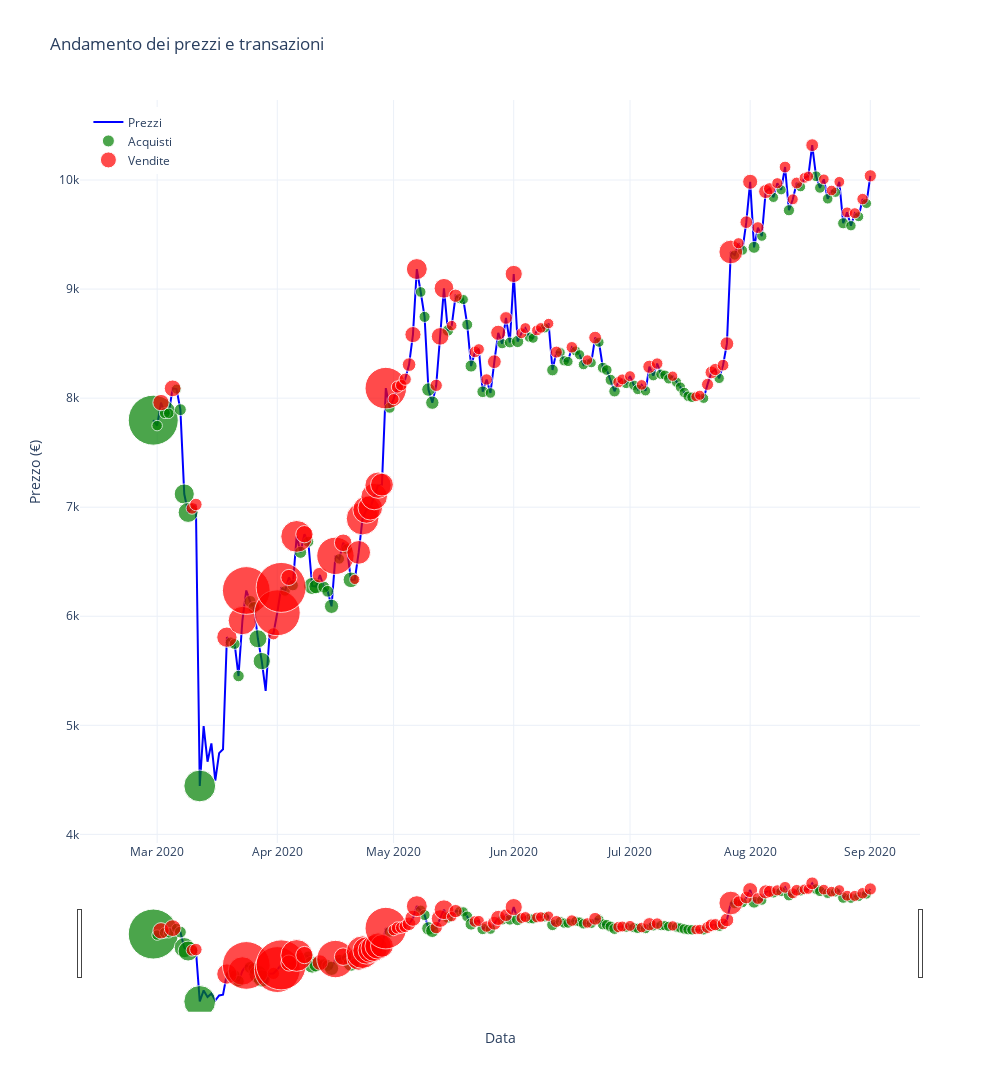

The cell this chart's notebook holds for it:
### Code cell
# Filtraggio delle transazioni per Acquisti e Vendite
acquisti = df_transazioni[df_transazioni['azione'] == 'Acquisto']
vendite = df_transazioni[df_transazioni['azione'] == 'Vendita']

# Calcolo delle dimensioni dei punti in base alla liquidità transatta in ogni operazione
max_acquisto = acquisti['liquidita_transazione'].abs().max()
max_vendita = vendite['liquidita_transazione'].abs().max()

def calcola_dimensione(quantita, max_quantita, min_size=10, max_size=50):
    return min_size + (max_size - min_size) * (quantita / max_quantita) if pd.notna(quantita) and max_quantita != 0 else None

# Dimensioni dei punti per acquisti e vendite
dimensioni_acquisti = acquisti['liquidita_transazione'].abs().apply(lambda x: calcola_dimensione(x, max_acquisto))
dimensioni_vendite = vendite['liquidita_transazione'].abs().apply(lambda x: calcola_dimensione(x, max_vendita))

# Funzione per formattare i valori
def safe_format(value, precision=2):
    return f"{value:.{precision}f}" if pd.notna(value) else "None"

# Creazione del grafico dei prezzi con le transazioni
fig = go.Figure()

# Linea dell'andamento dei prezzi
fig.add_trace(go.Scatter(
    x=df_transazioni['timestamp'], 
    y=df_transazioni['prezzo'],
    mode='lines',
    name='Prezzi',
    line=dict(color='blue', width=2),
    text=[
        f"Timestamp: {data}<br>Prezzo: {safe_format(p)} €<br>Fattore di variazione: {fv or 'None'}<br>Fattore di variazione cumulativa: {fvc or 'None'}<br>Obiettivo: {safe_format(obj)} €<br>Valore totale portafoglio: {safe_format(val)} €"
        for data, p, fv, fvc, obj, val in zip(
            df_transazioni['timestamp'], 
            df_transazioni['prezzo'], 
            df_transazioni['fattore_di_variazione'], 
            df_transazioni['fattore_di_variazione_cumulativa'], 
            df_transazioni['obiettivo'], 
            df_transazioni['valore_totale_portafoglio']
        )
    ],
    hoverinfo='text'
))

# Scatter plot per gli acquisti
if len(acquisti) > 0:
    fig.add_trace(go.Scatter(
        x=acquisti['timestamp'], 
        y=acquisti['prezzo'],
        mode='markers', 
        name='Acquisti',
        marker=dict(color='green', size=dimensioni_acquisti, opacity=0.7),
        text=[
            f"Timestamp: {data}<br>Prezzo: {safe_format(p)} €<br>Liquidità spesa: {safe_format(euro)} €<br>Bitcoin acquistati: {btc or 'None'}"
            for data, p, euro, btc in zip(
                acquisti['timestamp'], 
                acquisti['prezzo'], 
                acquisti['liquidita_transazione'], 
                acquisti['bitcoin_transazione']
            )
        ],
        hoverinfo='text'
    ))

# Scatter plot per le vendite
if len(vendite) > 0:
    fig.add_trace(go.Scatter(
        x=vendite['timestamp'], 
        y=vendite['prezzo'],
        mode='markers', 
        name='Vendite',
        marker=dict(color='red', size=dimensioni_vendite, opacity=0.7),
        text=[
            f"Timestamp: {data}<br>Prezzo: {safe_format(p)} €<br>Liquidità guadagnata: {safe_format(euro)} €<br>Bitcoin venduti: {btc or 'None'}"
            for data, p, euro, btc in zip(
                vendite['timestamp'], 
                vendite['prezzo'], 
                vendite['liquidita_transazione'], 
                vendite['bitcoin_transazione']
            )
        ],
        hoverinfo='text'
    ))

# Configurazione del layout con range slider sull'asse X
fig.update_layout(
    title='Andamento dei prezzi e transazioni',
    xaxis_title='Data',
    yaxis_title='Prezzo (€)',
    hovermode='closest',
    template='plotly_white',
    legend=dict(yanchor="top", y=0.99, xanchor="left", x=0.01),
    width=1000,
    height=7 / 10 * 1600,
    
    # Aggiunta del range slider
    xaxis=dict(
        rangeslider=dict(visible=True),  # Abilita il range slider
        type="date"  # Imposta l'asse x come asse temporale
    )
)

# Mostra il grafico
fig.show()

### Figure 1 — Plotly figure (JSON) as saved in the notebook; plotly's stock layout.template omitted (floating-point values rounded to 4 significant figures; data arrays with more than 128 entries replaced by an {"elided": "..."} marker saying what was removed)
{"data": [{"hoverinfo": "text", "line": {"color": "blue", "width": 2}, "mode": "lines", "name": "Prezzi", "text": {"elided": "186 str values"}, "type": "scatter", "x": {"elided": "186 str values"}, "y": {"elided": "186 float values"}}, {"hoverinfo": "text", "marker": {"color": "green", "opacity": 0.7, "size": [50, 10.51, 10.97, 10.51, 10.07, 11.9, 20.16, 20.01, 31.84, 11.18, 10.93, 11.47, 11.94, 12.15, 18.01, 17.32, 10.55, 11.19, 12.18, 11.01, 17.05, 14.47, 12.0, 11.77, 14.24, 10.49, 10.98, 15.66, 10.93, 10.65, 11.11, 13.49, 13.37, 11.45, 10.1, 10.08, 10.93, 12.14, 11.7, 10.56, 10.39, 10.86, 12.27, 10.31, 10.2, 10.0, 11.69, 10.01, 10.31, 10.19, 10.14, 10.21, 10.52, 10.1, 10.17, 11.06, 10.7, 11.11, 11.49, 10.19, 10.41, 10.4, 10.27, 10.4, 10.47, 10.28, 10.43, 10.28, 10.38, 10.53, 10.59, 10.57, 10.16, 10.41, 10.11, 10.23, 11.98, 10.27, 10.24, 10.18, 11.19, 10.1, 10.79, 10.74, 10.54, 10.05, 11.17, 10.39, 10.1, 10.12]}, "mode": "markers", "name": "Acquisti", "text": ["Timestamp: 2020-02-29 00:00:00<br>Prezzo: 7798.03 €<br>Liquidità spesa: -500.00 €<br>Bitcoin acquistati: 0.06411879208461026", "Timestamp: 2020-03-01 00:00:00<br>Prezzo: 7748.16 €<br>Liquidità spesa: -6.44 €<br>Bitcoin acquistati: 0.0008305764670898092", "Timestamp: 2020-03-03 00:00:00<br>Prezzo: 7862.49 €<br>Liquidità spesa: -12.06 €<br>Bitcoin acquistati: 0.0015344001551281642", "Timestamp: 2020-03-04 00:00:00<br>Prezzo: 7861.06 €<br>Liquidità spesa: -6.37 €<br>Bitcoin acquistati: 0.000809825366124304", "Timestamp: 2020-03-06 00:00:00<br>Prezzo: 8082.74 €<br>Liquidità spesa: -0.85 €<br>Bitcoin acquistati: 0.00010512004581928562", "Timestamp: 2020-03-07 00:00:00<br>Prezzo: 7894.34 €<br>Liquidità spesa: -23.75 €<br>Bitcoin acquistati: 0.003007986268578281", "Timestamp: 2020-03-08 00:00:00<br>Prezzo: 7121.03 €<br>Liquidità spesa: -126.97 €<br>Bitcoin acquistati: 0.017830315764434126", "Timestamp: 2020-03-09 00:00:00<br>Prezzo: 6952.21 €<br>Liquidità spesa: -125.19 €<br>Bitcoin acquistati: 0.018006868335484285", "Timestamp: 2020-03-12 00:00:00<br>Prezzo: 4444.24 €<br>Liquidità spesa: -273.01 €<br>Bitcoin acquistati: 0.06143055809391909", "Timestamp: 2020-03-20 00:00:00<br>Prezzo: 5759.61 €<br>Liquidità spesa: -14.74 €<br>Bitcoin acquistati: 0.0025600494692488", "Timestamp: 2020-03-21 00:00:00<br>Prezzo: 5746.33 €<br>Liquidità spesa: -11.62 €<br>Bitcoin acquistati: 0.002021830972043036", "Timestamp: 2020-03-22 00:00:00<br>Prezzo: 5452.09 €<br>Liquidità spesa: -18.39 €<br>Bitcoin acquistati: 0.003373263548997431", "Timestamp: 2020-03-25 00:00:00<br>Prezzo: 6135.97 €<br>Liquidità spesa: -24.30 €<br>Bitcoin acquistati: 0.00396024469245638", "Timestamp: 2020-03-26 00:00:00<br>Prezzo: 6079.74 €<br>Liquidità spesa: -26.84 €<br>Bitcoin acquistati: 0.004414503603531747", "Timestamp: 2020-03-27 00:00:00<br>Prezzo: 5793.70 €<br>Liquidità spesa: -100.16 €<br>Bitcoin acquistati: 0.01728727544211504", "Timestamp: 2020-03-28 00:00:00<br>Prezzo: 5589.10 €<br>Liquidità spesa: -91.55 €<br>Bitcoin acquistati: 0.016380726120554908", "Timestamp: 2020-04-03 00:00:00<br>Prezzo: 6232.12 €<br>Liquidità spesa: -6.92 €<br>Bitcoin acquistati: 0.0011107883649397441", "Timestamp: 2020-04-05 00:00:00<br>Prezzo: 6284.36 €<br>Liquidità spesa: -14.88 €<br>Bitcoin acquistati: 0.002367932486692453", "Timestamp: 2020-04-07 00:00:00<br>Prezzo: 6586.58 €<br>Liquidità spesa: -27.21 €<br>Bitcoin acquistati: 0.004131657653852809", "Timestamp: 2020-04-09 00:00:00<br>Prezzo: 6683.56 €<br>Liquidità spesa: -12.65 €<br>Bitcoin acquistati: 0.0018920223011013853", "Timestamp: 2020-04-10 00:00:00<br>Prezzo: 6277.59 €<br>Liquidità spesa: -88.07 €<br>Bitcoin acquistati: 0.014029503737535151", "Timestamp: 2020-04-11 00:00:00<br>Prezzo: 6272.31 €<br>Liquidità spesa: -55.88 €<br>Bitcoin acquistati: 0.008909258713942707", "Timestamp: 2020-04-13 00:00:00<br>Prezzo: 6267.41 €<br>Liquidità spesa: -24.99 €<br>Bitcoin acquistati: 0.003986878423082893", "Timestamp: 2020-04-14 00:00:00<br>Prezzo: 6229.05 €<br>Liquidità spesa: -22.11 €<br>Bitcoin acquistati: 0.0035496120856461978", "Timestamp: 2020-04-15 00:00:00<br>Prezzo: 6091.08 €<br>Liquidità spesa: -53.03 €<br>Bitcoin acquistati: 0.00870652450942774", "Timestamp: 2020-04-17 00:00:00<br>Prezzo: 6526.13 €<br>Liquidità spesa: -6.18 €<br>Bitcoin acquistati: 0.0009473064348000291", "Timestamp: 2020-04-19 00:00:00<br>Prezzo: 6616.67 €<br>Liquidità spesa: -12.19 €<br>Bitcoin acquistati: 0.001842611605055968", "Timestamp: 2020-04-20 00:00:00<br>Prezzo: 6334.22 €<br>Liquidità spesa: -70.77 €<br>Bitcoin acquistati: 0.011172389874440324", "Timestamp: 2020-04-30 00:00:00<br>Prezzo: 7911.76 €<br>Liquidità spesa: -11.62 €<br>Bitcoin acquistati: 0.0014681561121664699", "Timestamp: 2020-05-08 00:00:00<br>Prezzo: 8973.58 €<br>Liquidità spesa: -8.14 €<br>Bitcoin acquistati: 0.0009069873618475253", "Timestamp: 2020-05-09 00:00:00<br>Prezzo: 8745.18 €<br>Liquidità spesa: -13.91 €<br>Bitcoin acquistati: 0.0015906543553237265", "Timestamp: 2020-05-10 00:00:00<br>Prezzo: 8078.63 €<br>Liquidità spesa: -43.67 €<br>Bitcoin acquistati: 0.005405881762512905", "Timestamp: 2020-05-11 00:00:00<br>Prezzo: 7958.57 €<br>Liquidità spesa: -42.16 €<br>Bitcoin acquistati: 0.005296952835342078", "Timestamp: 2020-05-15 00:00:00<br>Prezzo: 8619.98 €<br>Liquidità spesa: -18.09 €<br>Bitcoin acquistati: 0.002098560286029699", "Timestamp: 2020-05-18 00:00:00<br>Prezzo: 8911.89 €<br>Liquidità spesa: -1.22 €<br>Bitcoin acquistati: 0.0001364988619589445", "Timestamp: 2020-05-19 00:00:00<br>Prezzo: 8904.07 €<br>Liquidità spesa: -0.97 €<br>Bitcoin acquistati: 0.00010880171813792625", "Timestamp: 2020-05-20 00:00:00<br>Prezzo: 8673.23 €<br>Liquidità spesa: -11.68 €<br>Bitcoin acquistati: 0.0013471864352556026", "Timestamp: 2020-05-21 00:00:00<br>Prezzo: 8294.29 €<br>Liquidità spesa: -26.77 €<br>Bitcoin acquistati: 0.0032271627913699834", "Timestamp: 2020-05-24 00:00:00<br>Prezzo: 8058.64 €<br>Liquidità spesa: -21.28 €<br>Bitcoin acquistati: 0.002640544398680692", "Timestamp: 2020-05-26 00:00:00<br>Prezzo: 8047.23 €<br>Liquidità spesa: -6.98 €<br>Bitcoin acquistati: 0.0008679710554619129", "Timestamp: 2020-05-29 00:00:00<br>Prezzo: 8499.88 €<br>Liquidità spesa: -4.85 €<br>Bitcoin acquistati: 0.000570635700244308", "Timestamp: 2020-05-31 00:00:00<br>Prezzo: 8510.14 €<br>Liquidità spesa: -10.81 €<br>Bitcoin acquistati: 0.0012696660526621986", "Timestamp: 2020-06-02 00:00:00<br>Prezzo: 8519.60 €<br>Liquidità spesa: -28.35 €<br>Bitcoin acquistati: 0.0033276194659685693", "Timestamp: 2020-06-05 00:00:00<br>Prezzo: 8560.42 €<br>Liquidità spesa: -3.91 €<br>Bitcoin acquistati: 0.0004564558067674844", "Timestamp: 2020-06-06 00:00:00<br>Prezzo: 8549.51 €<br>Liquidità spesa: -2.53 €<br>Bitcoin acquistati: 0.000295504507354976", "Timestamp: 2020-06-09 00:00:00<br>Prezzo: 8643.34 €<br>Liquidità spesa: -0.04 €<br>Bitcoin acquistati: 4.0588037699928975e-06", "Timestamp: 2020-06-11 00:00:00<br>Prezzo: 8257.71 €<br>Liquidità spesa: -21.08 €<br>Bitcoin acquistati: 0.0025529381523265787", "Timestamp: 2020-06-13 00:00:00<br>Prezzo: 8418.42 €<br>Liquidità spesa: -0.18 €<br>Bitcoin acquistati: 2.1627456775631623e-05", "Timestamp: 2020-06-14 00:00:00<br>Prezzo: 8342.95 €<br>Liquidità spesa: -3.91 €<br>Bitcoin acquistati: 0.0004683261853306864", "Timestamp: 2020-06-15 00:00:00<br>Prezzo: 8335.82 €<br>Liquidità spesa: -2.41 €<br>Bitcoin acquistati: 0.00028864350716047756", "Timestamp: 2020-06-17 00:00:00<br>Prezzo: 8432.17 €<br>Liquidità spesa: -1.71 €<br>Bitcoin acquistati: 0.00020244412535427994", "Timestamp: 2020-06-18 00:00:00<br>Prezzo: 8397.58 €<br>Liquidità spesa: -2.62 €<br>Bitcoin acquistati: 0.0003122140882858257", "Timestamp: 2020-06-19 00:00:00<br>Prezzo: 8308.08 €<br>Liquidità spesa: -6.44 €<br>Bitcoin acquistati: 0.0007750478309491792", "Timestamp: 2020-06-21 00:00:00<br>Prezzo: 8324.28 €<br>Liquidità spesa: -1.31 €<br>Bitcoin acquistati: 0.0001570958743242539", "Timestamp: 2020-06-23 00:00:00<br>Prezzo: 8512.66 €<br>Liquidità spesa: -2.11 €<br>Bitcoin acquistati: 0.00024750298237603764", "Timestamp: 2020-06-24 00:00:00<br>Prezzo: 8278.50 €<br>Liquidità spesa: -13.21 €<br>Bitcoin acquistati: 0.001596189357102059", "Timestamp: 2020-06-25 00:00:00<br>Prezzo: 8257.80 €<br>Liquidità spesa: -8.77 €<br>Bitcoin acquistati: 0.0010621638286151549", "Timestamp: 2020-06-26 00:00:00<br>Prezzo: 8167.83 €<br>Liquidità spesa: -13.85 €<br>Bitcoin acquistati: 0.0016956972627778831", "Timestamp: 2020-06-27 00:00:00<br>Prezzo: 8063.25 €<br>Liquidità spesa: -18.62 €<br>Bitcoin acquistati: 0.002309806119898536", "Timestamp: 2020-06-30 00:00:00<br>Prezzo: 8133.87 €<br>Liquidità spesa: -2.34 €<br>Bitcoin acquistati: 0.00028723588579782235", "Timestamp: 2020-07-02 00:00:00<br>Prezzo: 8118.01 €<br>Liquidità spesa: -5.12 €<br>Bitcoin acquistati: 0.0006308611277594", "Timestamp: 2020-07-03 00:00:00<br>Prezzo: 8079.52 €<br>Liquidità spesa: -5.04 €<br>Bitcoin acquistati: 0.0006242992256357647", "Timestamp: 2020-07-05 00:00:00<br>Prezzo: 8067.41 €<br>Liquidità spesa: -3.39 €<br>Bitcoin acquistati: 0.00042067693765863415", "Timestamp: 2020-07-07 00:00:00<br>Prezzo: 8205.98 €<br>Liquidità spesa: -4.95 €<br>Bitcoin acquistati: 0.0006027107566698092", "Timestamp: 2020-07-09 00:00:00<br>Prezzo: 8218.99 €<br>Liquidità spesa: -5.87 €<br>Bitcoin acquistati: 0.0007136355891681212", "Timestamp: 2020-07-10 00:00:00<br>Prezzo: 8210.90 €<br>Liquidità spesa: -3.51 €<br>Bitcoin acquistati: 0.0004269165250307551", "Timestamp: 2020-07-11 00:00:00<br>Prezzo: 8177.30 €<br>Liquidità spesa: -5.43 €<br>Bitcoin acquistati: 0.0006637193352740539", "Timestamp: 2020-07-13 00:00:00<br>Prezzo: 8146.83 €<br>Liquidità spesa: -3.45 €<br>Bitcoin acquistati: 0.00042328006410052177", "Timestamp: 2020-07-14 00:00:00<br>Prezzo: 8101.29 €<br>Liquidità spesa: -4.69 €<br>Bitcoin acquistati: 0.0005789632222679962", "Timestamp: 2020-07-15 00:00:00<br>Prezzo: 8051.53 €<br>Liquidità spesa: -6.59 €<br>Bitcoin acquistati: 0.0008180625031538456", "Timestamp: 2020-07-16 00:00:00<br>Prezzo: 8017.41 €<br>Liquidità spesa: -7.41 €<br>Bitcoin acquistati: 0.0009242377561213785", "Timestamp: 2020-07-17 00:00:00<br>Prezzo: 8007.91 €<br>Liquidità spesa: -7.10 €<br>Bitcoin acquistati: 0.0008862566923751604", "Timestamp: 2020-07-20 00:00:00<br>Prezzo: 7998.32 €<br>Liquidità spesa: -1.96 €<br>Bitcoin acquistati: 0.00024538712235541114", "Timestamp: 2020-07-24 00:00:00<br>Prezzo: 8181.61 €<br>Liquidità spesa: -5.14 €<br>Bitcoin acquistati: 0.0006283375761173352", "Timestamp: 2020-07-28 00:00:00<br>Prezzo: 9311.41 €<br>Liquidità spesa: -1.32 €<br>Bitcoin acquistati: 0.00014136241252226322", "Timestamp: 2020-07-30 00:00:00<br>Prezzo: 9356.71 €<br>Liquidità spesa: -2.87 €<br>Bitcoin acquistati: 0.00030675828409953287", "Timestamp: 2020-08-02 00:00:00<br>Prezzo: 9382.73 €<br>Liquidità spesa: -24.79 €<br>Bitcoin acquistati: 0.0026416021393374867", "Timestamp: 2020-08-04 00:00:00<br>Prezzo: 9484.98 €<br>Liquidità spesa: -3.36 €<br>Bitcoin acquistati: 0.0003545656834351178", "Timestamp: 2020-08-07 00:00:00<br>Prezzo: 9841.05 €<br>Liquidità spesa: -2.98 €<br>Bitcoin acquistati: 0.00030241189654014376", "Timestamp: 2020-08-09 00:00:00<br>Prezzo: 9910.37 €<br>Liquidità spesa: -2.25 €<br>Bitcoin acquistati: 0.0002265836727438345", "Timestamp: 2020-08-11 00:00:00<br>Prezzo: 9722.77 €<br>Liquidità spesa: -14.88 €<br>Bitcoin acquistati: 0.0015301058551452965", "Timestamp: 2020-08-14 00:00:00<br>Prezzo: 9937.87 €<br>Liquidità spesa: -1.29 €<br>Bitcoin acquistati: 0.00012935880381074913", "Timestamp: 2020-08-18 00:00:00<br>Prezzo: 10034.48 €<br>Liquidità spesa: -9.88 €<br>Bitcoin acquistati: 0.0009845584747938353", "Timestamp: 2020-08-19 00:00:00<br>Prezzo: 9927.80 €<br>Liquidità spesa: -9.24 €<br>Bitcoin acquistati: 0.0009308688658279094", "Timestamp: 2020-08-21 00:00:00<br>Prezzo: 9827.89 €<br>Liquidità spesa: -6.72 €<br>Bitcoin acquistati: 0.0006835369194795082", "Timestamp: 2020-08-23 00:00:00<br>Prezzo: 9887.04 €<br>Liquidità spesa: -0.64 €<br>Bitcoin acquistati: 6.492657739837459e-05", "Timestamp: 2020-08-25 00:00:00<br>Prezzo: 9603.43 €<br>Liquidità spesa: -14.65 €<br>Bitcoin acquistati: 0.0015258851703207105", "Timestamp: 2020-08-27 00:00:00<br>Prezzo: 9581.08 €<br>Liquidità spesa: -4.86 €<br>Bitcoin acquistati: 0.0005072004821381616", "Timestamp: 2020-08-29 00:00:00<br>Prezzo: 9664.35 €<br>Liquidità spesa: -1.23 €<br>Bitcoin acquistati: 0.00012718077926980137", "Timestamp: 2020-08-31 00:00:00<br>Prezzo: 9785.02 €<br>Liquidità spesa: -1.54 €<br>Bitcoin acquistati: 0.00015694108506571978"], "type": "scatter", "x": ["2020-02-29T00:00:00", "2020-03-01T00:00:00", "2020-03-03T00:00:00", "2020-03-04T00:00:00", "2020-03-06T00:00:00", "2020-03-07T00:00:00", "2020-03-08T00:00:00", "2020-03-09T00:00:00", "2020-03-12T00:00:00", "2020-03-20T00:00:00", "2020-03-21T00:00:00", "2020-03-22T00:00:00", "2020-03-25T00:00:00", "2020-03-26T00:00:00", "2020-03-27T00:00:00", "2020-03-28T00:00:00", "2020-04-03T00:00:00", "2020-04-05T00:00:00", "2020-04-07T00:00:00", "2020-04-09T00:00:00", "2020-04-10T00:00:00", "2020-04-11T00:00:00", "2020-04-13T00:00:00", "2020-04-14T00:00:00", "2020-04-15T00:00:00", "2020-04-17T00:00:00", "2020-04-19T00:00:00", "2020-04-20T00:00:00", "2020-04-30T00:00:00", "2020-05-08T00:00:00", "2020-05-09T00:00:00", "2020-05-10T00:00:00", "2020-05-11T00:00:00", "2020-05-15T00:00:00", "2020-05-18T00:00:00", "2020-05-19T00:00:00", "2020-05-20T00:00:00", "2020-05-21T00:00:00", "2020-05-24T00:00:00", "2020-05-26T00:00:00", "2020-05-29T00:00:00", "2020-05-31T00:00:00", "2020-06-02T00:00:00", "2020-06-05T00:00:00", "2020-06-06T00:00:00", "2020-06-09T00:00:00", "2020-06-11T00:00:00", "2020-06-13T00:00:00", "2020-06-14T00:00:00", "2020-06-15T00:00:00", "2020-06-17T00:00:00", "2020-06-18T00:00:00", "2020-06-19T00:00:00", "2020-06-21T00:00:00", "2020-06-23T00:00:00", "2020-06-24T00:00:00", "2020-06-25T00:00:00", "2020-06-26T00:00:00", "2020-06-27T00:00:00", "2020-06-30T00:00:00", "2020-07-02T00:00:00", "2020-07-03T00:00:00", "2020-07-05T00:00:00", "2020-07-07T00:00:00", "2020-07-09T00:00:00", "2020-07-10T00:00:00", "2020-07-11T00:00:00", "2020-07-13T00:00:00", "2020-07-14T00:00:00", "2020-07-15T00:00:00", "2020-07-16T00:00:00", "2020-07-17T00:00:00", "2020-07-20T00:00:00", "2020-07-24T00:00:00", "2020-07-28T00:00:00", "2020-07-30T00:00:00", "2020-08-02T00:00:00", "2020-08-04T00:00:00", "2020-08-07T00:00:00", "2020-08-09T00:00:00", "2020-08-11T00:00:00", "2020-08-14T00:00:00", "2020-08-18T00:00:00", "2020-08-19T00:00:00", "2020-08-21T00:00:00", "2020-08-23T00:00:00", "2020-08-25T00:00:00", "2020-08-27T00:00:00", "2020-08-29T00:00:00", "2020-08-31T00:00:00"], "y": [7798.0, 7748.0, 7862.0, 7861.0, 8083.0, 7894.0, 7121.0, 6952.0, 4444.0, 5760.0, 5746.0, 5452.0, 6136.0, 6080.0, 5794.0, 5589.0, 6232.0, 6284.0, 6587.0, 6684.0, 6278.0, 6272.0, 6267.0, 6229.0, 6091.0, 6526.0, 6617.0, 6334.0, 7912.0, 8974.0, 8745.0, 8079.0, 7959.0, 8620.0, 8912.0, 8904.0, 8673.0, 8294.0, 8059.0, 8047.0, 8500.0, 8510.0, 8520.0, 8560.0, 8550.0, 8643.0, 8258.0, 8418.0, 8343.0, 8336.0, 8432.0, 8398.0, 8308.0, 8324.0, 8513.0, 8278.0, 8258.0, 8168.0, 8063.0, 8134.0, 8118.0, 8080.0, 8067.0, 8206.0, 8219.0, 8211.0, 8177.0, 8147.0, 8101.0, 8052.0, 8017.0, 8008.0, 7998.0, 8182.0, 9311.0, 9357.0, 9383.0, 9485.0, 9841.0, 9910.0, 9723.0, 9938.0, 10030.0, 9928.0, 9828.0, 9887.0, 9603.0, 9581.0, 9664.0, 9785.0]}, {"hoverinfo": "text", "marker": {"color": "red", "opacity": 0.7, "size": [16.35, 16.76, 11.7, 12.47, 20.36, 28.46, 47.75, 12.18, 45.88, 50, 16.13, 31.8, 17.33, 15.61, 37.39, 17.57, 10.18, 23.74, 32.64, 27.23, 24.58, 26.52, 26.29, 22.84, 41.61, 11.21, 12.27, 11.66, 12.26, 13.65, 16.15, 20.95, 12.36, 17.62, 19.76, 10.51, 13.32, 11.64, 11.11, 11.49, 13.81, 15.17, 12.69, 17.16, 10.86, 10.95, 10.81, 10.66, 10.44, 11.98, 11.56, 10.5, 12.8, 11.22, 10.97, 10.97, 10.61, 13.23, 11.56, 10.35, 10.09, 10.25, 12.07, 12.76, 12.25, 11.78, 13.73, 23.71, 11.16, 12.7, 15.04, 11.84, 14.07, 12.18, 11.14, 11.81, 10.91, 11.78, 10.7, 10.47, 12.8, 10.68, 10.67, 10.84, 10.93, 11.07, 11.47, 12.27]}, "mode": "markers", "name": "Vendite", "text": ["Timestamp: 2020-03-02 00:00:00<br>Prezzo: 7959.36 €<br>Liquidità guadagnata: 27.43 €<br>Bitcoin venduti: -0.0034461082329608644", "Timestamp: 2020-03-05 00:00:00<br>Prezzo: 8089.79 €<br>Liquidità guadagnata: 29.20 €<br>Bitcoin venduti: -0.003609703603048996", "Timestamp: 2020-03-10 00:00:00<br>Prezzo: 6989.21 €<br>Liquidità guadagnata: 7.34 €<br>Bitcoin venduti: -0.0010503094361657996", "Timestamp: 2020-03-11 00:00:00<br>Prezzo: 7024.83 €<br>Liquidità guadagnata: 10.66 €<br>Bitcoin venduti: -0.0015174478328194405", "Timestamp: 2020-03-19 00:00:00<br>Prezzo: 5808.23 €<br>Liquidità guadagnata: 44.75 €<br>Bitcoin venduti: -0.007705331724070899", "Timestamp: 2020-03-23 00:00:00<br>Prezzo: 5960.81 €<br>Liquidità guadagnata: 79.75 €<br>Bitcoin venduti: -0.013379102851287869", "Timestamp: 2020-03-24 00:00:00<br>Prezzo: 6236.60 €<br>Liquidità guadagnata: 163.10 €<br>Bitcoin venduti: -0.026152026507804835", "Timestamp: 2020-03-31 00:00:00<br>Prezzo: 5839.28 €<br>Liquidità guadagnata: 9.43 €<br>Bitcoin venduti: -0.0016156203363435135", "Timestamp: 2020-04-01 00:00:00<br>Prezzo: 6032.15 €<br>Liquidità guadagnata: 155.03 €<br>Bitcoin venduti: -0.025701282079576008", "Timestamp: 2020-04-02 00:00:00<br>Prezzo: 6264.63 €<br>Liquidità guadagnata: 172.83 €<br>Bitcoin venduti: -0.027587428728257774", "Timestamp: 2020-04-04 00:00:00<br>Prezzo: 6355.88 €<br>Liquidità guadagnata: 26.49 €<br>Bitcoin venduti: -0.004167348614093842", "Timestamp: 2020-04-06 00:00:00<br>Prezzo: 6732.45 €<br>Liquidità guadagnata: 94.18 €<br>Bitcoin venduti: -0.013989023141531252", "Timestamp: 2020-04-08 00:00:00<br>Prezzo: 6752.57 €<br>Liquidità guadagnata: 31.65 €<br>Bitcoin venduti: -0.004687465731587487", "Timestamp: 2020-04-12 00:00:00<br>Prezzo: 6377.30 €<br>Liquidità guadagnata: 24.25 €<br>Bitcoin venduti: -0.0038029436544315073", "Timestamp: 2020-04-16 00:00:00<br>Prezzo: 6554.14 €<br>Liquidità guadagnata: 118.33 €<br>Bitcoin venduti: -0.018054055197892157", "Timestamp: 2020-04-18 00:00:00<br>Prezzo: 6673.71 €<br>Liquidità guadagnata: 32.71 €<br>Bitcoin venduti: -0.004901683723733559", "Timestamp: 2020-04-21 00:00:00<br>Prezzo: 6337.51 €<br>Liquidità guadagnata: 0.78 €<br>Bitcoin venduti: -0.000123523065638547", "Timestamp: 2020-04-22 00:00:00<br>Prezzo: 6585.74 €<br>Liquidità guadagnata: 59.38 €<br>Bitcoin venduti: -0.00901577200667835", "Timestamp: 2020-04-23 00:00:00<br>Prezzo: 6895.33 €<br>Liquidità guadagnata: 97.82 €<br>Bitcoin venduti: -0.014187062404646943", "Timestamp: 2020-04-24 00:00:00<br>Prezzo: 6977.33 €<br>Liquidità guadagnata: 74.46 €<br>Bitcoin venduti: -0.010672157095755724", "Timestamp: 2020-04-25 00:00:00<br>Prezzo: 6994.92 €<br>Liquidità guadagnata: 63.01 €<br>Bitcoin venduti: -0.00900759315001666", "Timestamp: 2020-04-26 00:00:00<br>Prezzo: 7097.45 €<br>Liquidità guadagnata: 71.37 €<br>Bitcoin venduti: -0.010055475618163308", "Timestamp: 2020-04-27 00:00:00<br>Prezzo: 7201.93 €<br>Liquidità guadagnata: 70.40 €<br>Bitcoin venduti: -0.009775049772917247", "Timestamp: 2020-04-28 00:00:00<br>Prezzo: 7206.94 €<br>Liquidità guadagnata: 55.48 €<br>Bitcoin venduti: -0.007698187593327348", "Timestamp: 2020-04-29 00:00:00<br>Prezzo: 8091.74 €<br>Liquidità guadagnata: 136.57 €<br>Bitcoin venduti: -0.016877912820188582", "Timestamp: 2020-05-01 00:00:00<br>Prezzo: 7990.96 €<br>Liquidità guadagnata: 5.23 €<br>Bitcoin venduti: -0.0006542303052824426", "Timestamp: 2020-05-02 00:00:00<br>Prezzo: 8101.85 €<br>Liquidità guadagnata: 9.80 €<br>Bitcoin venduti: -0.0012093055110447809", "Timestamp: 2020-05-03 00:00:00<br>Prezzo: 8119.24 €<br>Liquidità guadagnata: 7.16 €<br>Bitcoin venduti: -0.000881401968760141", "Timestamp: 2020-05-04 00:00:00<br>Prezzo: 8173.67 €<br>Liquidità guadagnata: 9.78 €<br>Bitcoin venduti: -0.0011961089902333894", "Timestamp: 2020-05-05 00:00:00<br>Prezzo: 8307.33 €<br>Liquidità guadagnata: 15.75 €<br>Bitcoin venduti: -0.0018957932748810745", "Timestamp: 2020-05-06 00:00:00<br>Prezzo: 8582.73 €<br>Liquidità guadagnata: 26.56 €<br>Bitcoin venduti: -0.003094580582164443", "Timestamp: 2020-05-07 00:00:00<br>Prezzo: 9183.60 €<br>Liquidità guadagnata: 47.30 €<br>Bitcoin venduti: -0.0051503598152504845", "Timestamp: 2020-05-12 00:00:00<br>Prezzo: 8117.51 €<br>Liquidità guadagnata: 10.21 €<br>Bitcoin venduti: -0.0012579026418348407", "Timestamp: 2020-05-13 00:00:00<br>Prezzo: 8566.41 €<br>Liquidità guadagnata: 32.94 €<br>Bitcoin venduti: -0.0038454312742902327", "Timestamp: 2020-05-14 00:00:00<br>Prezzo: 9006.84 €<br>Liquidità guadagnata: 42.15 €<br>Bitcoin venduti: -0.004679759696202722", "Timestamp: 2020-05-16 00:00:00<br>Prezzo: 8665.09 €<br>Liquidità guadagnata: 2.21 €<br>Bitcoin venduti: -0.0002544882601554267", "Timestamp: 2020-05-17 00:00:00<br>Prezzo: 8938.74 €<br>Liquidità guadagnata: 14.36 €<br>Bitcoin venduti: -0.0016069180084338462", "Timestamp: 2020-05-22 00:00:00<br>Prezzo: 8424.00 €<br>Liquidità guadagnata: 7.11 €<br>Bitcoin venduti: -0.0008436963854855625", "Timestamp: 2020-05-23 00:00:00<br>Prezzo: 8448.50 €<br>Liquidità guadagnata: 4.81 €<br>Bitcoin venduti: -0.0005692328981722783", "Timestamp: 2020-05-25 00:00:00<br>Prezzo: 8170.75 €<br>Liquidità guadagnata: 6.42 €<br>Bitcoin venduti: -0.0007855480510470666", "Timestamp: 2020-05-27 00:00:00<br>Prezzo: 8334.07 €<br>Liquidità guadagnata: 16.47 €<br>Bitcoin venduti: -0.001975627114330329", "Timestamp: 2020-05-28 00:00:00<br>Prezzo: 8599.19 €<br>Liquidità guadagnata: 22.34 €<br>Bitcoin venduti: -0.002597408153279043", "Timestamp: 2020-05-30 00:00:00<br>Prezzo: 8735.17 €<br>Liquidità guadagnata: 11.62 €<br>Bitcoin venduti: -0.001330783637120544", "Timestamp: 2020-06-01 00:00:00<br>Prezzo: 9138.79 €<br>Liquidità guadagnata: 30.95 €<br>Bitcoin venduti: -0.003386397559521841", "Timestamp: 2020-06-03 00:00:00<br>Prezzo: 8595.48 €<br>Liquidità guadagnata: 3.73 €<br>Bitcoin venduti: -0.00043413611061593927", "Timestamp: 2020-06-04 00:00:00<br>Prezzo: 8642.15 €<br>Liquidità guadagnata: 4.11 €<br>Bitcoin venduti: -0.0004759673536949291", "Timestamp: 2020-06-07 00:00:00<br>Prezzo: 8621.27 €<br>Liquidità guadagnata: 3.51 €<br>Bitcoin venduti: -0.0004066830862472983", "Timestamp: 2020-06-08 00:00:00<br>Prezzo: 8644.08 €<br>Liquidità guadagnata: 2.84 €<br>Bitcoin venduti: -0.00032841280695895814", "Timestamp: 2020-06-10 00:00:00<br>Prezzo: 8683.82 €<br>Liquidità guadagnata: 1.92 €<br>Bitcoin venduti: -0.00022090569735810364", "Timestamp: 2020-06-12 00:00:00<br>Prezzo: 8422.06 €<br>Liquidità guadagnata: 8.56 €<br>Bitcoin venduti: -0.0010158411894684795", "Timestamp: 2020-06-16 00:00:00<br>Prezzo: 8466.18 €<br>Liquidità guadagnata: 6.72 €<br>Bitcoin venduti: -0.0007942535176537145", "Timestamp: 2020-06-20 00:00:00<br>Prezzo: 8349.33 €<br>Liquidità guadagnata: 2.17 €<br>Bitcoin venduti: -0.0002597628576012194", "Timestamp: 2020-06-22 00:00:00<br>Prezzo: 8554.97 €<br>Liquidità guadagnata: 12.08 €<br>Bitcoin venduti: -0.0014119389479261455", "Timestamp: 2020-06-28 00:00:00<br>Prezzo: 8146.46 €<br>Liquidità guadagnata: 5.27 €<br>Bitcoin venduti: -0.0006472249839676644", "Timestamp: 2020-06-29 00:00:00<br>Prezzo: 8171.96 €<br>Liquidità guadagnata: 4.20 €<br>Bitcoin venduti: -0.0005139522343282751", "Timestamp: 2020-07-01 00:00:00<br>Prezzo: 8201.65 €<br>Liquidità guadagnata: 4.18 €<br>Bitcoin venduti: -0.0005092631556345515", "Timestamp: 2020-07-04 00:00:00<br>Prezzo: 8121.38 €<br>Liquidità guadagnata: 2.64 €<br>Bitcoin venduti: -0.0003252587956018709", "Timestamp: 2020-07-06 00:00:00<br>Prezzo: 8287.68 €<br>Liquidità guadagnata: 13.94 €<br>Bitcoin venduti: -0.0016822169327158365", "Timestamp: 2020-07-08 00:00:00<br>Prezzo: 8316.37 €<br>Liquidità guadagnata: 6.75 €<br>Bitcoin venduti: -0.0008115502383723569", "Timestamp: 2020-07-12 00:00:00<br>Prezzo: 8201.41 €<br>Liquidità guadagnata: 1.52 €<br>Bitcoin venduti: -0.00018558587722005952", "Timestamp: 2020-07-18 00:00:00<br>Prezzo: 8013.51 €<br>Liquidità guadagnata: 0.39 €<br>Bitcoin venduti: -4.8950862394584466e-05", "Timestamp: 2020-07-19 00:00:00<br>Prezzo: 8026.40 €<br>Liquidità guadagnata: 1.10 €<br>Bitcoin venduti: -0.0001367670809335472", "Timestamp: 2020-07-21 00:00:00<br>Prezzo: 8126.14 €<br>Liquidità guadagnata: 8.97 €<br>Bitcoin venduti: -0.001103236486289489", "Timestamp: 2020-07-22 00:00:00<br>Prezzo: 8235.91 €<br>Liquidità guadagnata: 11.92 €<br>Bitcoin venduti: -0.0014477980081755491", "Timestamp: 2020-07-23 00:00:00<br>Prezzo: 8262.81 €<br>Liquidità guadagnata: 9.73 €<br>Bitcoin venduti: -0.0011771977116715369", "Timestamp: 2020-07-25 00:00:00<br>Prezzo: 8302.23 €<br>Liquidità guadagnata: 7.71 €<br>Bitcoin venduti: -0.0009288852384550769", "Timestamp: 2020-07-26 00:00:00<br>Prezzo: 8499.58 €<br>Liquidità guadagnata: 16.13 €<br>Bitcoin venduti: -0.0018983170171456227", "Timestamp: 2020-07-27 00:00:00<br>Prezzo: 9340.19 €<br>Liquidità guadagnata: 59.26 €<br>Bitcoin venduti: -0.006344195525356242", "Timestamp: 2020-07-29 00:00:00<br>Prezzo: 9420.31 €<br>Liquidità guadagnata: 5.00 €<br>Bitcoin venduti: -0.0005303921084936561", "Timestamp: 2020-07-31 00:00:00<br>Prezzo: 9613.43 €<br>Liquidità guadagnata: 11.66 €<br>Bitcoin venduti: -0.0012130798055437337", "Timestamp: 2020-08-01 00:00:00<br>Prezzo: 9983.69 €<br>Liquidità guadagnata: 21.79 €<br>Bitcoin venduti: -0.0021820773544972516", "Timestamp: 2020-08-03 00:00:00<br>Prezzo: 9563.89 €<br>Liquidità guadagnata: 7.96 €<br>Bitcoin venduti: -0.0008320308966160466", "Timestamp: 2020-08-05 00:00:00<br>Prezzo: 9894.44 €<br>Liquidità guadagnata: 17.59 €<br>Bitcoin venduti: -0.0017774914147883113", "Timestamp: 2020-08-06 00:00:00<br>Prezzo: 9919.75 €<br>Liquidità guadagnata: 9.43 €<br>Bitcoin venduti: -0.000950460267416526", "Timestamp: 2020-08-08 00:00:00<br>Prezzo: 9970.48 €<br>Liquidità guadagnata: 4.93 €<br>Bitcoin venduti: -0.0004948134420978403", "Timestamp: 2020-08-10 00:00:00<br>Prezzo: 10118.96 €<br>Liquidità guadagnata: 7.84 €<br>Bitcoin venduti: -0.0007747029870217611", "Timestamp: 2020-08-12 00:00:00<br>Prezzo: 9823.36 €<br>Liquidità guadagnata: 3.93 €<br>Bitcoin venduti: -0.00040033148301725464", "Timestamp: 2020-08-13 00:00:00<br>Prezzo: 9972.73 €<br>Liquidità guadagnata: 7.69 €<br>Bitcoin venduti: -0.0007714904303503106", "Timestamp: 2020-08-15 00:00:00<br>Prezzo: 10019.67 €<br>Liquidità guadagnata: 3.03 €<br>Bitcoin venduti: -0.0003021443889461817", "Timestamp: 2020-08-16 00:00:00<br>Prezzo: 10034.04 €<br>Liquidità guadagnata: 2.03 €<br>Bitcoin venduti: -0.00020197277838827647", "Timestamp: 2020-08-17 00:00:00<br>Prezzo: 10319.69 €<br>Liquidità guadagnata: 12.08 €<br>Bitcoin venduti: -0.0011702650053412352", "Timestamp: 2020-08-20 00:00:00<br>Prezzo: 10006.64 €<br>Liquidità guadagnata: 2.96 €<br>Bitcoin venduti: -0.0002953814532259243", "Timestamp: 2020-08-22 00:00:00<br>Prezzo: 9904.05 €<br>Liquidità guadagnata: 2.91 €<br>Bitcoin venduti: -0.0002942740651597218", "Timestamp: 2020-08-24 00:00:00<br>Prezzo: 9983.13 €<br>Liquidità guadagnata: 3.63 €<br>Bitcoin venduti: -0.00036389626976150057", "Timestamp: 2020-08-26 00:00:00<br>Prezzo: 9703.13 €<br>Liquidità guadagnata: 4.00 €<br>Bitcoin venduti: -0.00041236871612683533", "Timestamp: 2020-08-28 00:00:00<br>Prezzo: 9695.47 €<br>Liquidità guadagnata: 4.61 €<br>Bitcoin venduti: -0.00047574569345900844", "Timestamp: 2020-08-30 00:00:00<br>Prezzo: 9824.92 €<br>Liquidità guadagnata: 6.36 €<br>Bitcoin venduti: -0.0006475900714334626", "Timestamp: 2020-09-01 00:00:00<br>Prezzo: 10038.56 €<br>Liquidità guadagnata: 9.80 €<br>Bitcoin venduti: -0.0009758979738406228"], "type": "scatter", "x": ["2020-03-02T00:00:00", "2020-03-05T00:00:00", "2020-03-10T00:00:00", "2020-03-11T00:00:00", "2020-03-19T00:00:00", "2020-03-23T00:00:00", "2020-03-24T00:00:00", "2020-03-31T00:00:00", "2020-04-01T00:00:00", "2020-04-02T00:00:00", "2020-04-04T00:00:00", "2020-04-06T00:00:00", "2020-04-08T00:00:00", "2020-04-12T00:00:00", "2020-04-16T00:00:00", "2020-04-18T00:00:00", "2020-04-21T00:00:00", "2020-04-22T00:00:00", "2020-04-23T00:00:00", "2020-04-24T00:00:00", "2020-04-25T00:00:00", "2020-04-26T00:00:00", "2020-04-27T00:00:00", "2020-04-28T00:00:00", "2020-04-29T00:00:00", "2020-05-01T00:00:00", "2020-05-02T00:00:00", "2020-05-03T00:00:00", "2020-05-04T00:00:00", "2020-05-05T00:00:00", "2020-05-06T00:00:00", "2020-05-07T00:00:00", "2020-05-12T00:00:00", "2020-05-13T00:00:00", "2020-05-14T00:00:00", "2020-05-16T00:00:00", "2020-05-17T00:00:00", "2020-05-22T00:00:00", "2020-05-23T00:00:00", "2020-05-25T00:00:00", "2020-05-27T00:00:00", "2020-05-28T00:00:00", "2020-05-30T00:00:00", "2020-06-01T00:00:00", "2020-06-03T00:00:00", "2020-06-04T00:00:00", "2020-06-07T00:00:00", "2020-06-08T00:00:00", "2020-06-10T00:00:00", "2020-06-12T00:00:00", "2020-06-16T00:00:00", "2020-06-20T00:00:00", "2020-06-22T00:00:00", "2020-06-28T00:00:00", "2020-06-29T00:00:00", "2020-07-01T00:00:00", "2020-07-04T00:00:00", "2020-07-06T00:00:00", "2020-07-08T00:00:00", "2020-07-12T00:00:00", "2020-07-18T00:00:00", "2020-07-19T00:00:00", "2020-07-21T00:00:00", "2020-07-22T00:00:00", "2020-07-23T00:00:00", "2020-07-25T00:00:00", "2020-07-26T00:00:00", "2020-07-27T00:00:00", "2020-07-29T00:00:00", "2020-07-31T00:00:00", "2020-08-01T00:00:00", "2020-08-03T00:00:00", "2020-08-05T00:00:00", "2020-08-06T00:00:00", "2020-08-08T00:00:00", "2020-08-10T00:00:00", "2020-08-12T00:00:00", "2020-08-13T00:00:00", "2020-08-15T00:00:00", "2020-08-16T00:00:00", "2020-08-17T00:00:00", "2020-08-20T00:00:00", "2020-08-22T00:00:00", "2020-08-24T00:00:00", "2020-08-26T00:00:00", "2020-08-28T00:00:00", "2020-08-30T00:00:00", "2020-09-01T00:00:00"], "y": [7959.0, 8090.0, 6989.0, 7025.0, 5808.0, 5961.0, 6237.0, 5839.0, 6032.0, 6265.0, 6356.0, 6732.0, 6753.0, 6377.0, 6554.0, 6674.0, 6338.0, 6586.0, 6895.0, 6977.0, 6995.0, 7097.0, 7202.0, 7207.0, 8092.0, 7991.0, 8102.0, 8119.0, 8174.0, 8307.0, 8583.0, 9184.0, 8118.0, 8566.0, 9007.0, 8665.0, 8939.0, 8424.0, 8448.0, 8171.0, 8334.0, 8599.0, 8735.0, 9139.0, 8595.0, 8642.0, 8621.0, 8644.0, 8684.0, 8422.0, 8466.0, 8349.0, 8555.0, 8146.0, 8172.0, 8202.0, 8121.0, 8288.0, 8316.0, 8201.0, 8014.0, 8026.0, 8126.0, 8236.0, 8263.0, 8302.0, 8500.0, 9340.0, 9420.0, 9613.0, 9984.0, 9564.0, 9894.0, 9920.0, 9970.0, 10120.0, 9823.0, 9973.0, 10020.0, 10030.0, 10320.0, 10010.0, 9904.0, 9983.0, 9703.0, 9695.0, 9825.0, 10040.0]}], "layout": {"height": 1120, "hovermode": "closest", "legend": {"x": 0.01, "xanchor": "left", "y": 0.99, "yanchor": "top"}, "title": {"text": "Andamento dei prezzi e transazioni"}, "width": 1000, "xaxis": {"rangeslider": {"visible": true}, "title": {"text": "Data"}, "type": "date"}, "yaxis": {"title": {"text": "Prezzo (€)"}}}}
